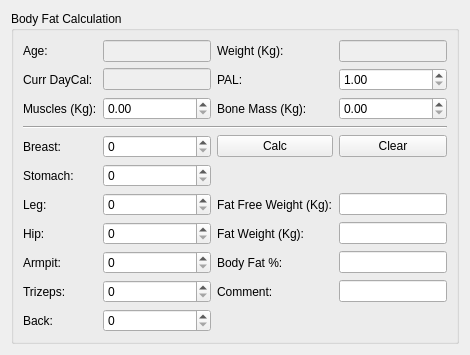
        <widget class="QWidget" name="tab_bodyfat">
         <attribute name="title">
          <string>BodyFat</string>
         </attribute>
         <layout class="QGridLayout" name="gridLayout_3">
          <item row="0" column="0">
           <widget class="QGroupBox" name="groupBox_8">
            <property name="title">
             <string>Body Fat Calculation</string>
            </property>
            <layout class="QGridLayout" name="gridLayout_4">
             <item row="4" column="2">
              <widget class="QPushButton" name="pushButton_calcFat">
               <property name="text">
                <string>Calc</string>
               </property>
              </widget>
             </item>
             <item row="4" column="3">
              <widget class="QPushButton" name="pushButton_clearFat">
               <property name="text">
                <string>Clear</string>
               </property>
              </widget>
             </item>
             <item row="1" column="0">
              <widget class="QLabel" name="label_46">
               <property name="text">
                <string>Curr DayCal:</string>
               </property>
              </widget>
             </item>
             <item row="9" column="1">
              <widget class="QSpinBox" name="spinBox_trizeps"/>
             </item>
             <item row="10" column="1">
              <widget class="QSpinBox" name="spinBox_back"/>
             </item>
             <item row="10" column="0">
              <widget class="QLabel" name="label_32">
               <property name="text">
                <string>Back:</string>
               </property>
              </widget>
             </item>
             <item row="9" column="0">
              <widget class="QLabel" name="label_31">
               <property name="text">
                <string>Trizeps:</string>
               </property>
              </widget>
             </item>
             <item row="0" column="0">
              <widget class="QLabel" name="label_33">
               <property name="text">
                <string>Age:</string>
               </property>
              </widget>
             </item>
             <item row="0" column="1">
              <widget class="QLineEdit" name="lineEdit_age">
               <property name="enabled">
                <bool>false</bool>
               </property>
              </widget>
             </item>
             <item row="6" column="0">
              <widget class="QLabel" name="label_28">
               <property name="text">
                <string>Leg:</string>
               </property>
              </widget>
             </item>
             <item row="8" column="0">
              <widget class="QLabel" name="label_30">
               <property name="text">
                <string>Armpit:</string>
               </property>
              </widget>
             </item>
             <item row="6" column="1">
              <widget class="QSpinBox" name="spinBox_leg"/>
             </item>
             <item row="4" column="0">
              <widget class="QLabel" name="label_26">
               <property name="text">
                <string>Breast:</string>
               </property>
              </widget>
             </item>
             <item row="8" column="1">
              <widget class="QSpinBox" name="spinBox_armpit"/>
             </item>
             <item row="5" column="0">
              <widget class="QLabel" name="label_27">
               <property name="text">
                <string>Stomach:</string>
               </property>
              </widget>
             </item>
             <item row="7" column="1">
              <widget class="QSpinBox" name="spinBox_hip"/>
             </item>
             <item row="7" column="0">
              <widget class="QLabel" name="label_29">
               <property name="text">
                <string>Hip:</string>
               </property>
              </widget>
             </item>
             <item row="4" column="1">
              <widget class="QSpinBox" name="spinBox_breast"/>
             </item>
             <item row="5" column="1">
              <widget class="QSpinBox" name="spinBox_stomach"/>
             </item>
             <item row="2" column="3">
              <widget class="QDoubleSpinBox" name="doubleSpinBox_bone"/>
             </item>
             <item row="2" column="1">
              <widget class="QDoubleSpinBox" name="doubleSpinBox_muscle"/>
             </item>
             <item row="8" column="2">
              <widget class="QLabel" name="label_37">
               <property name="text">
                <string>Body Fat %:</string>
               </property>
              </widget>
             </item>
             <item row="0" column="2">
              <widget class="QLabel" name="label_34">
               <property name="text">
                <string>Weight (Kg):</string>
               </property>
              </widget>
             </item>
             <item row="9" column="2">
              <widget class="QLabel" name="label_38">
               <property name="text">
                <string>Comment:</string>
               </property>
              </widget>
             </item>
             <item row="6" column="2">
              <widget class="QLabel" name="label_35">
               <property name="text">
                <string>Fat Free Weight (Kg):</string>
               </property>
              </widget>
             </item>
             <item row="8" column="3">
              <widget class="QLineEdit" name="lineEdit_fatpercent"/>
             </item>
             <item row="1" column="1">
              <widget class="QLineEdit" name="lineEdit_currDayCal">
               <property name="enabled">
                <bool>false</bool>
               </property>
              </widget>
             </item>
             <item row="2" column="0">
              <widget class="QLabel" name="label_40">
               <property name="text">
                <string>Muscles (Kg):</string>
               </property>
              </widget>
             </item>
             <item row="0" column="3">
              <widget class="QLineEdit" name="lineEdit_weight">
               <property name="enabled">
                <bool>false</bool>
               </property>
              </widget>
             </item>
             <item row="7" column="2">
              <widget class="QLabel" name="label_36">
               <property name="text">
                <string>Fat Weight (Kg):</string>
               </property>
              </widget>
             </item>
             <item row="2" column="2">
              <widget class="QLabel" name="label_39">
               <property name="text">
                <string>Bone Mass (Kg):</string>
               </property>
              </widget>
             </item>
             <item row="6" column="3">
              <widget class="QLineEdit" name="lineEdit_fatfree"/>
             </item>
             <item row="7" column="3">
              <widget class="QLineEdit" name="lineEdit_fatweight"/>
             </item>
             <item row="9" column="3">
              <widget class="QLineEdit" name="lineEdit_comment"/>
             </item>
             <item row="3" column="0" colspan="4">
              <widget class="Line" name="line_7">
               <property name="orientation">
                <enum>Qt::Horizontal</enum>
               </property>
              </widget>
             </item>
             <item row="1" column="2">
              <widget class="QLabel" name="label_47">
               <property name="text">
                <string>PAL:</string>
               </property>
              </widget>
             </item>
             <item row="1" column="3">
              <widget class="QDoubleSpinBox" name="doubleSpinBox_PALvalue">
               <property name="decimals">
                <number>2</number>
               </property>
               <property name="minimum">
                <double>1.000000000000000</double>
               </property>
               <property name="maximum">
                <double>3.000000000000000</double>
               </property>
               <property name="singleStep">
                <double>0.050000000000000</double>
               </property>
               <property name="value">
                <double>1.000000000000000</double>
               </property>
              </widget>
             </item>
            </layout>
            <zorder>spinBox_leg</zorder>
            <zorder>spinBox_stomach</zorder>
            <zorder>label_27</zorder>
            <zorder>label_28</zorder>
            <zorder>label_30</zorder>
            <zorder>label_32</zorder>
            <zorder>label_29</zorder>
            <zorder>label_31</zorder>
            <zorder>spinBox_trizeps</zorder>
            <zorder>spinBox_hip</zorder>
            <zorder>spinBox_breast</zorder>
            <zorder>spinBox_armpit</zorder>
            <zorder>label_26</zorder>
            <zorder>spinBox_back</zorder>
            <zorder>label_33</zorder>
            <zorder>lineEdit_age</zorder>
            <zorder>label_34</zorder>
            <zorder>lineEdit_weight</zorder>
            <zorder>label_46</zorder>
            <zorder>lineEdit_currDayCal</zorder>
            <zorder>label_40</zorder>
            <zorder>doubleSpinBox_muscle</zorder>
            <zorder>label_39</zorder>
            <zorder>doubleSpinBox_bone</zorder>
            <zorder>pushButton_calcFat</zorder>
            <zorder>pushButton_clearFat</zorder>
            <zorder>label_35</zorder>
            <zorder>lineEdit_fatfree</zorder>
            <zorder>label_36</zorder>
            <zorder>lineEdit_fatweight</zorder>
            <zorder>label_37</zorder>
            <zorder>lineEdit_fatpercent</zorder>
            <zorder>label_38</zorder>
            <zorder>lineEdit_comment</zorder>
            <zorder>line_7</zorder>
            <zorder>label_47</zorder>
            <zorder>doubleSpinBox_PALvalue</zorder>
           </widget>
          </item>
         </layout>
        </widget>
